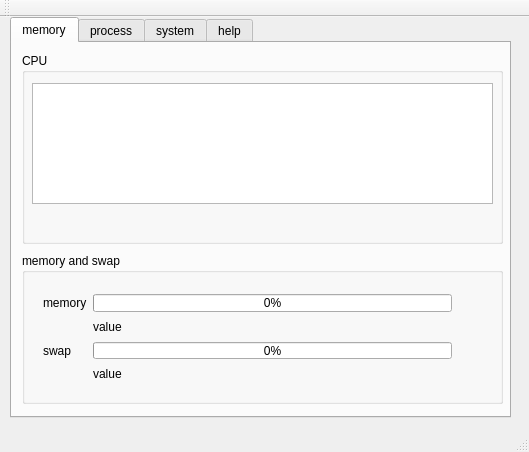
<?xml version="1.0" encoding="UTF-8"?>
<ui version="4.0">
 <class>MainWindow</class>
 <widget class="QMainWindow" name="MainWindow">
  <property name="geometry">
   <rect>
    <x>0</x>
    <y>0</y>
    <width>529</width>
    <height>452</height>
   </rect>
  </property>
  <property name="windowTitle">
   <string>MainWindow</string>
  </property>
  <widget class="QWidget" name="centralWidget">
   <widget class="QTabWidget" name="panal">
    <property name="geometry">
     <rect>
      <x>10</x>
      <y>0</y>
      <width>501</width>
      <height>401</height>
     </rect>
    </property>
    <property name="currentIndex">
     <number>0</number>
    </property>
    <widget class="QWidget" name="memoryTab">
     <attribute name="title">
      <string>memory</string>
     </attribute>
     <widget class="QGroupBox" name="CPU">
      <property name="geometry">
       <rect>
        <x>10</x>
        <y>10</y>
        <width>481</width>
        <height>191</height>
       </rect>
      </property>
      <property name="title">
       <string>CPU</string>
      </property>
      <widget class="QWidget" name="horizontalLayoutWidget_3">
       <property name="geometry">
        <rect>
         <x>310</x>
         <y>160</y>
         <width>161</width>
         <height>21</height>
        </rect>
       </property>
       <layout class="QHBoxLayout" name="horizontalLayout">
        <item>
         <widget class="QLabel" name="CPUUsageLabel">
          <property name="text">
           <string>CPU Usage: </string>
          </property>
         </widget>
        </item>
        <item>
         <widget class="QLabel" name="CPUUsageValue">
          <property name="text">
           <string>value</string>
          </property>
         </widget>
        </item>
       </layout>
      </widget>
      <widget class="QGraphicsView" name="cpuChartView">
       <property name="geometry">
        <rect>
         <x>10</x>
         <y>30</y>
         <width>461</width>
         <height>121</height>
        </rect>
       </property>
      </widget>
     </widget>
     <widget class="QGroupBox" name="memAndSwp">
      <property name="geometry">
       <rect>
        <x>10</x>
        <y>210</y>
        <width>481</width>
        <height>151</height>
       </rect>
      </property>
      <property name="title">
       <string>memory and swap</string>
      </property>
      <widget class="QWidget" name="formLayoutWidget">
       <property name="geometry">
        <rect>
         <x>10</x>
         <y>30</y>
         <width>431</width>
         <height>111</height>
        </rect>
       </property>
       <layout class="QFormLayout" name="formLayout">
        <item row="0" column="0">
         <widget class="QLabel" name="label_4">
          <property name="text">
           <string>memory</string>
          </property>
         </widget>
        </item>
        <item row="0" column="1">
         <widget class="QProgressBar" name="memBar">
          <property name="value">
           <number>0</number>
          </property>
         </widget>
        </item>
        <item row="2" column="1">
         <widget class="QProgressBar" name="swpBar">
          <property name="value">
           <number>0</number>
          </property>
         </widget>
        </item>
        <item row="2" column="0">
         <widget class="QLabel" name="label_5">
          <property name="text">
           <string>swap</string>
          </property>
         </widget>
        </item>
        <item row="1" column="0">
         <spacer name="horizontalSpacer">
          <property name="orientation">
           <enum>Qt::Horizontal</enum>
          </property>
          <property name="sizeHint" stdset="0">
           <size>
            <width>40</width>
            <height>20</height>
           </size>
          </property>
         </spacer>
        </item>
        <item row="3" column="0">
         <spacer name="horizontalSpacer_2">
          <property name="orientation">
           <enum>Qt::Horizontal</enum>
          </property>
          <property name="sizeHint" stdset="0">
           <size>
            <width>40</width>
            <height>20</height>
           </size>
          </property>
         </spacer>
        </item>
        <item row="1" column="1">
         <widget class="QLabel" name="memDetailValue">
          <property name="text">
           <string>value</string>
          </property>
         </widget>
        </item>
        <item row="3" column="1">
         <widget class="QLabel" name="swpDetailValue">
          <property name="text">
           <string>value</string>
          </property>
         </widget>
        </item>
       </layout>
      </widget>
     </widget>
    </widget>
    <widget class="QWidget" name="processTab">
     <attribute name="title">
      <string>process</string>
     </attribute>
     <widget class="QScrollArea" name="scrollArea">
      <property name="geometry">
       <rect>
        <x>10</x>
        <y>10</y>
        <width>481</width>
        <height>311</height>
       </rect>
      </property>
      <property name="widgetResizable">
       <bool>true</bool>
      </property>
      <widget class="QWidget" name="scrollAreaWidgetContents">
       <property name="geometry">
        <rect>
         <x>0</x>
         <y>0</y>
         <width>479</width>
         <height>309</height>
        </rect>
       </property>
       <widget class="QTableView" name="taskTable">
        <property name="geometry">
         <rect>
          <x>10</x>
          <y>10</y>
          <width>461</width>
          <height>291</height>
         </rect>
        </property>
       </widget>
      </widget>
     </widget>
     <widget class="QPushButton" name="pushButton">
      <property name="geometry">
       <rect>
        <x>300</x>
        <y>330</y>
        <width>89</width>
        <height>25</height>
       </rect>
      </property>
      <property name="text">
       <string>terminate</string>
      </property>
     </widget>
     <widget class="QPushButton" name="pushButton_2">
      <property name="geometry">
       <rect>
        <x>400</x>
        <y>330</y>
        <width>89</width>
        <height>25</height>
       </rect>
      </property>
      <property name="text">
       <string>fresh</string>
      </property>
     </widget>
     <widget class="QLabel" name="taskDetailValue">
      <property name="geometry">
       <rect>
        <x>10</x>
        <y>330</y>
        <width>67</width>
        <height>17</height>
       </rect>
      </property>
      <property name="text">
       <string>value</string>
      </property>
     </widget>
     <widget class="QLabel" name="searchModeLabel">
      <property name="geometry">
       <rect>
        <x>170</x>
        <y>330</y>
        <width>67</width>
        <height>17</height>
       </rect>
      </property>
      <property name="text">
       <string>Search Mode</string>
      </property>
     </widget>
    </widget>
    <widget class="QWidget" name="systemTab">
     <attribute name="title">
      <string>system</string>
     </attribute>
     <widget class="QGroupBox" name="CpuInfoGroup">
      <property name="geometry">
       <rect>
        <x>10</x>
        <y>10</y>
        <width>481</width>
        <height>91</height>
       </rect>
      </property>
      <property name="title">
       <string>CPU</string>
      </property>
      <widget class="QWidget" name="formLayoutWidget_3">
       <property name="geometry">
        <rect>
         <x>10</x>
         <y>30</y>
         <width>461</width>
         <height>51</height>
        </rect>
       </property>
       <layout class="QFormLayout" name="formLayout_3">
        <item row="0" column="0">
         <widget class="QLabel" name="label_17">
          <property name="text">
           <string>CPU: </string>
          </property>
         </widget>
        </item>
        <item row="0" column="1">
         <widget class="QLabel" name="cpuNameValue">
          <property name="text">
           <string>TextLabel</string>
          </property>
         </widget>
        </item>
        <item row="1" column="0">
         <widget class="QLabel" name="label_20">
          <property name="text">
           <string>Cache: </string>
          </property>
         </widget>
        </item>
        <item row="1" column="1">
         <widget class="QLabel" name="cacheValue">
          <property name="text">
           <string>value</string>
          </property>
         </widget>
        </item>
       </layout>
      </widget>
     </widget>
     <widget class="QGroupBox" name="OsInfoGroup">
      <property name="geometry">
       <rect>
        <x>10</x>
        <y>110</y>
        <width>481</width>
        <height>81</height>
       </rect>
      </property>
      <property name="title">
       <string>Operation System</string>
      </property>
      <widget class="QWidget" name="horizontalLayoutWidget_4">
       <property name="geometry">
        <rect>
         <x>10</x>
         <y>30</y>
         <width>461</width>
         <height>44</height>
        </rect>
       </property>
       <layout class="QHBoxLayout" name="horizontalLayout_2">
        <item>
         <layout class="QVBoxLayout" name="verticalLayout_3">
          <item>
           <widget class="QLabel" name="osTypeValue">
            <property name="text">
             <string>linux</string>
            </property>
           </widget>
          </item>
          <item>
           <widget class="QLabel" name="osReleaseValue">
            <property name="text">
             <string>xxx</string>
            </property>
           </widget>
          </item>
         </layout>
        </item>
       </layout>
      </widget>
     </widget>
     <widget class="QGroupBox" name="hostNameGroup">
      <property name="geometry">
       <rect>
        <x>10</x>
        <y>200</y>
        <width>481</width>
        <height>71</height>
       </rect>
      </property>
      <property name="title">
       <string>Hostname</string>
      </property>
      <widget class="QWidget" name="horizontalLayoutWidget_5">
       <property name="geometry">
        <rect>
         <x>10</x>
         <y>30</y>
         <width>461</width>
         <height>31</height>
        </rect>
       </property>
       <layout class="QHBoxLayout" name="horizontalLayout_3">
        <item>
         <widget class="QLabel" name="hostnameLabel">
          <property name="text">
           <string>Hostname: </string>
          </property>
         </widget>
        </item>
        <item>
         <widget class="QLabel" name="hostnameValue">
          <property name="text">
           <string>value</string>
          </property>
         </widget>
        </item>
       </layout>
      </widget>
     </widget>
     <widget class="QGroupBox" name="DatetimeGroup">
      <property name="geometry">
       <rect>
        <x>10</x>
        <y>280</y>
        <width>481</width>
        <height>81</height>
       </rect>
      </property>
      <property name="title">
       <string>DateTime</string>
      </property>
      <widget class="QWidget" name="formLayoutWidget_4">
       <property name="geometry">
        <rect>
         <x>10</x>
         <y>30</y>
         <width>461</width>
         <height>42</height>
        </rect>
       </property>
       <layout class="QFormLayout" name="formLayout_4">
        <item row="0" column="0">
         <widget class="QLabel" name="label_9">
          <property name="text">
           <string>Current: </string>
          </property>
         </widget>
        </item>
        <item row="0" column="1">
         <widget class="QLabel" name="CurrentDatatimeValue">
          <property name="text">
           <string>value</string>
          </property>
         </widget>
        </item>
        <item row="1" column="0">
         <widget class="QLabel" name="label_11">
          <property name="text">
           <string>Last login: </string>
          </property>
         </widget>
        </item>
        <item row="1" column="1">
         <widget class="QLabel" name="lastLoginDatatimeValue">
          <property name="text">
           <string>value</string>
          </property>
         </widget>
        </item>
       </layout>
      </widget>
     </widget>
    </widget>
    <widget class="QWidget" name="helpTab">
     <attribute name="title">
      <string>help</string>
     </attribute>
     <widget class="QPushButton" name="pushButton_6">
      <property name="geometry">
       <rect>
        <x>390</x>
        <y>70</y>
        <width>89</width>
        <height>25</height>
       </rect>
      </property>
      <property name="text">
       <string>reboot</string>
      </property>
     </widget>
     <widget class="QPushButton" name="pushButton_7">
      <property name="geometry">
       <rect>
        <x>390</x>
        <y>120</y>
        <width>89</width>
        <height>25</height>
       </rect>
      </property>
      <property name="text">
       <string>shutdown</string>
      </property>
     </widget>
     <widget class="QPushButton" name="pushButton_8">
      <property name="geometry">
       <rect>
        <x>390</x>
        <y>170</y>
        <width>89</width>
        <height>25</height>
       </rect>
      </property>
      <property name="text">
       <string>exit</string>
      </property>
     </widget>
     <widget class="QGroupBox" name="groupBox_2">
      <property name="geometry">
       <rect>
        <x>10</x>
        <y>10</y>
        <width>331</width>
        <height>241</height>
       </rect>
      </property>
      <property name="title">
       <string>Hello!</string>
      </property>
      <widget class="QWidget" name="verticalLayoutWidget">
       <property name="geometry">
        <rect>
         <x>10</x>
         <y>30</y>
         <width>201</width>
         <height>42</height>
        </rect>
       </property>
       <layout class="QVBoxLayout" name="verticalLayout">
        <item>
         <widget class="QLabel" name="label_26">
          <property name="text">
           <string>Welcome here!</string>
          </property>
         </widget>
        </item>
        <item>
         <widget class="QLabel" name="label_27">
          <property name="text">
           <string>Author: li Yifan</string>
          </property>
         </widget>
        </item>
       </layout>
      </widget>
      <widget class="QWidget" name="verticalLayoutWidget_2">
       <property name="geometry">
        <rect>
         <x>10</x>
         <y>180</y>
         <width>231</width>
         <height>42</height>
        </rect>
       </property>
       <layout class="QVBoxLayout" name="verticalLayout_2">
        <item>
         <widget class="QLabel" name="label_28">
          <property name="text">
           <string>Email:</string>
          </property>
         </widget>
        </item>
        <item>
         <widget class="QLabel" name="label_29">
          <property name="text">
           <string>lyifan0000@gmail.com</string>
          </property>
         </widget>
        </item>
       </layout>
      </widget>
     </widget>
    </widget>
   </widget>
  </widget>
  <widget class="QToolBar" name="mainToolBar">
   <attribute name="toolBarArea">
    <enum>TopToolBarArea</enum>
   </attribute>
   <attribute name="toolBarBreak">
    <bool>false</bool>
   </attribute>
  </widget>
  <widget class="QStatusBar" name="statusBar"/>
 </widget>
 <layoutdefault spacing="6" margin="11"/>
 <resources/>
 <connections/>
</ui>
